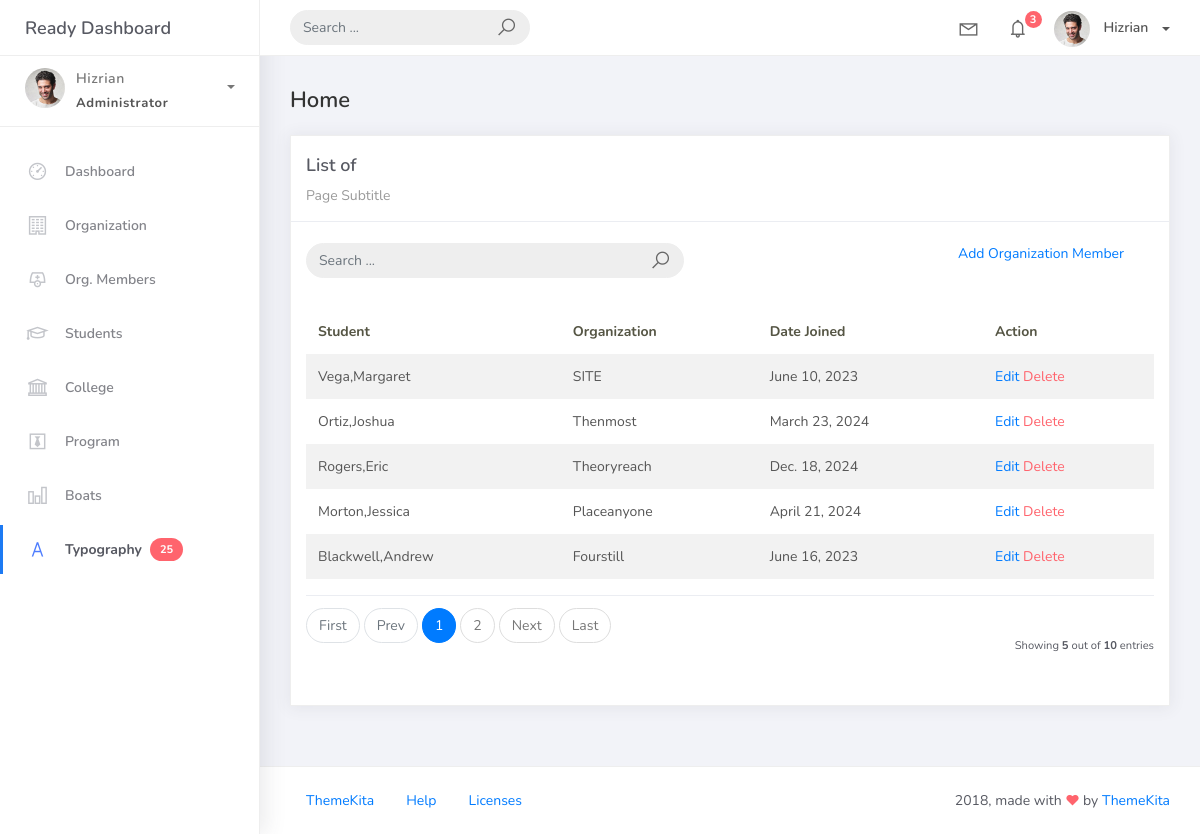
/orgmember-list, run on the app's committed database.
### studentorg/models.py (models this page shows)
class BaseModels(models.Model):
    created_at = models.DateTimeField(auto_now=True, db_index=True)
    updated_at = models.DateTimeField(auto_now=True)
    class Meta:
        abstract = True

class OrgMember(BaseModels):
    student = models.ForeignKey(Student, on_delete=models.CASCADE)
    organization = models.ForeignKey(Organization, on_delete=models.CASCADE)
    date_joined = models.DateField()

class Student(BaseModels):
    student_id = models.CharField(max_length=15)
    lastname = models.CharField(max_length=25)
    firstname = models.CharField(max_length=25)
    middlename = models.CharField(max_length=25, blank=True, null=True)
    program = models.ForeignKey(Program, on_delete=models.CASCADE)
    def __str__(self):
        return f"{self.lastname},{self.firstname}"

class Organization(BaseModels):
    name = models.CharField(max_length=150)
    college = models.ForeignKey(College, blank=True, on_delete=models.CASCADE)
    description = models.CharField(max_length=500)
    def __str__(self):
        return self.name

### studentorg/views.py (the view, shortened to what this page needs)
# urls.py: path('orgmember-list', OrgMemberList.as_view(), name='orgmember-list'),
class OrgMemberList(ListView):
    model = OrgMember
    context_object_name = 'org_members'
    template_name = 'orgmember_list.html'
    paginate_by = 5
    def get_queryset(self, *args, **kwargs) -> QuerySet:
        qs = super().get_queryset(*args, **kwargs)
        query = self.request.GET.get("q")
        return qs

### templates/orgmember_list.html (shortened to what this page needs)
{% extends 'base.html' %}
{% load static %}
{% block content %}
<div class="content">
    <div class="container-fluid">
        <h4 class="page-title">Home</h4>
        <div class="row">
            <div class="col-md-12">
                <div class="card">
                    <div class="card-header">
                        <div class="card-title">List of {{ model_name_plural }}</div>
                        <div class="card-category">Page Subtitle</div>
                    </div>
                    <br />
                    <div class="col-md-12 row">
                        <div class="col-md-6">
                            <form class="navbar-left navbar-form nav-search mr-md-3" action="{% url 'orgmember-list' %}">
                                <div class="input-group">
                                    <input type="text" placeholder="Search ..." class="form-control" name="q" />
                                    <div class="input-group-append">
                                        <span class="input-group-text">
                                            <i class="la la-search search-icon"></i>
                                        </span>
                                    </div>
                                </div>
                            </form>
                        </div>
                        <div class="col-md-6">
                            <div class="pull-right">
                                <a href="{% url 'orgmember-add' %}">Add Organization Member</a>
                            </div>
                        </div>
                    </div>
                    <div class="card-body">
                        <table class="table table-striped mt-3">
                            <thead>
                                <tr>
                                    <th scope="col">Student</th>
                                    <th scope="col">Organization</th>
                                    <th scope="col">Date Joined</th>
                                    <th scope="col">Action</th>
                                </tr>
                            </thead>
                            <tbody>
                                {% for object in object_list %}
                                <tr>
                                    <td>{{ object.student }}</td>
                                    <td>{{ object.organization }}</td>
                                    <td>{{ object.date_joined }}</td>
                                    <td>
                                        <a href="orgmember-list/{{object.id}}">Edit</a>
                                        <a href="orgmember-list/{{object.id}}/delete" class="text-danger">Delete</a>
                                    </td>
                                </tr>
                                {% empty %}
                                <tr>
                                    <td colspan="4" style="text-align: center;">
                                        <p class="text-sm font-weight-bold mb-0">No Records Found</p>
                                    </td>
                                </tr>
                                {% endfor %}
                            </tbody>
                        </table>
                        {% include 'includes/pagination.html' %}
                    </div>
                </div>
            </div>
        </div>
    </div>
</div>
{% endblock %}

### data on the page
OrgMember: student "Vega,Margaret", organization "SITE", date_joined "June 10, 2023"
OrgMember: student "Ortiz,Joshua", organization "Thenmost", date_joined "March 23, 2024"
OrgMember: student "Rogers,Eric", organization "Theoryreach", date_joined "Dec. 18, 2024"
OrgMember: student "Morton,Jessica", organization "Placeanyone", date_joined "April 21, 2024"
OrgMember: student "Blackwell,Andrew", organization "Fourstill", date_joined "June 16, 2023"

### other printed values
{{ page_num }} "1"
{{ page_num }} "2"
{{ object_list.count }} "5"
{{ paginator.count }} "10"
